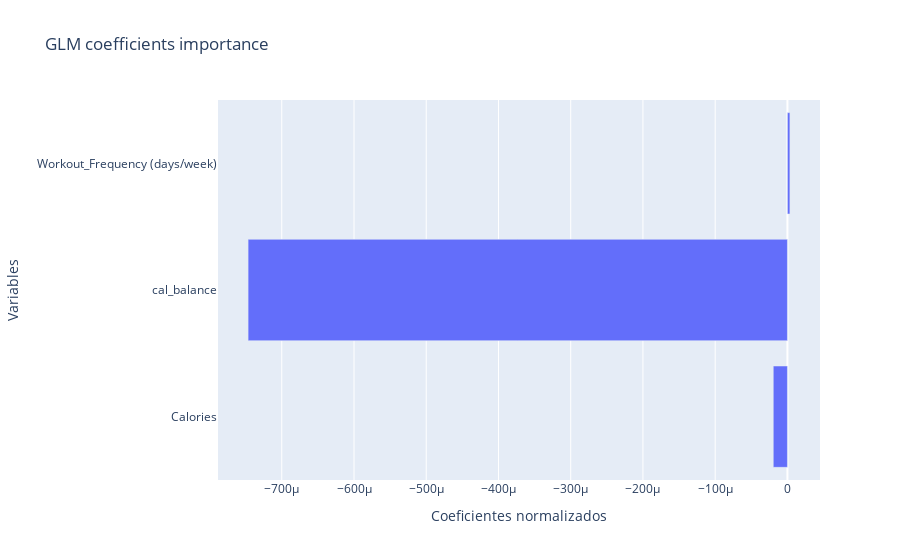

Source (notebook cell):
### Markdown cell above
d) (0.75 pts) Explica qué variable parece influir más según el modelo.

### Code cell
lmc = clf_log.coef_

# Plot for LM
objects = X.columns
y_pos = np.arange(len(objects))
coefficients = lmc[0]


fig = go.Figure()

# Agrego las trazas necesarias
fig.add_trace(
    go.Bar(
        x = coefficients,
        y = objects,
        name = "Coeficientes",
        orientation='h'
    )
)

# Actualizo el diseño
fig.update_layout(title = "GLM coefficients importance", xaxis_title = "Coeficientes normalizados", yaxis_title = "Variables")

# Muestro la figura
fig.show()

plt.show()

### Figure 1 — Plotly figure (JSON) as saved in the notebook; plotly's stock layout.template omitted (floating-point values rounded to 4 significant figures)
{"data": [{"name": "Coeficientes", "orientation": "h", "type": "bar", "x": [-1.958e-05, -0.0007466, 3.421e-06], "y": ["Calories", "cal_balance", "Workout_Frequency (days/week)"]}], "layout": {"title": {"text": "GLM coefficients importance"}, "xaxis": {"title": {"text": "Coeficientes normalizados"}}, "yaxis": {"title": {"text": "Variables"}}}}
